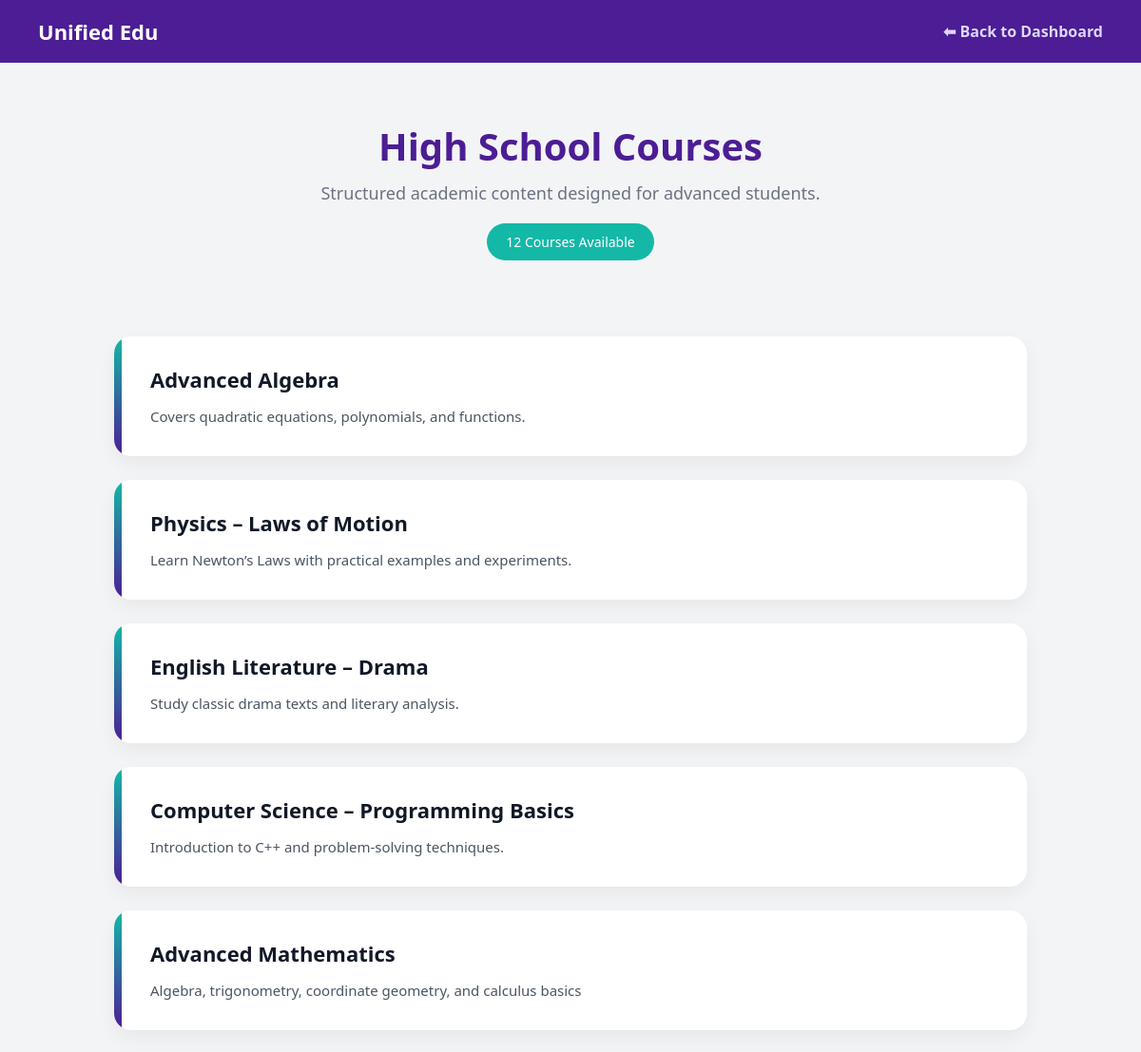
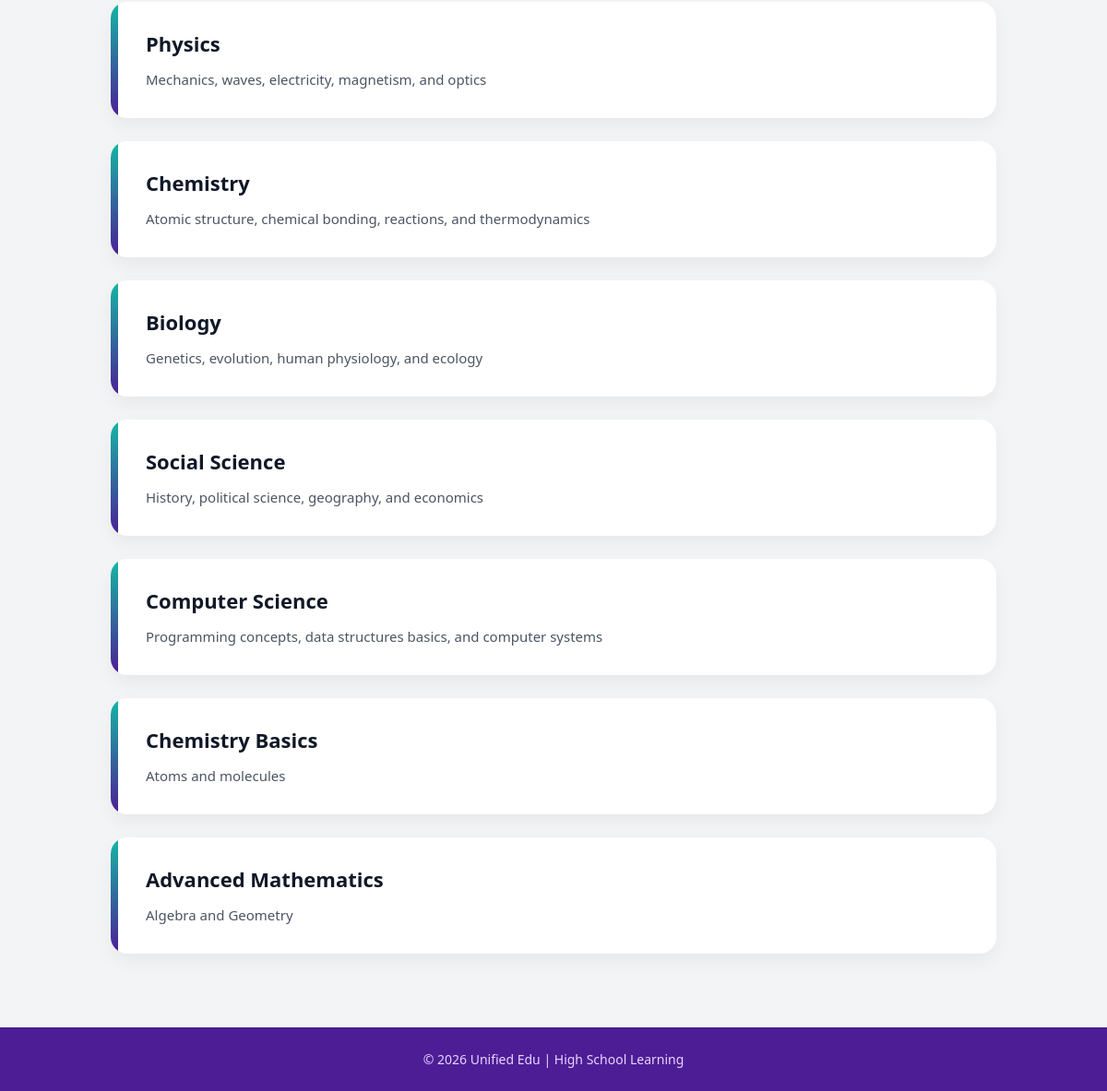
The page /public/courses/highschool_courses.php (signed in) on the database its author committed (2 pictures, top to bottom).
### tables this page shows
CREATE TABLE `courses` (
  `id` int(10) UNSIGNED NOT NULL,
  `title` varchar(150) NOT NULL,
  `category` varchar(100) DEFAULT NULL,
  `description` text DEFAULT NULL,
  `level` enum('kindergarten','primary','secondary','highschool','undergraduate','postgraduate') NOT NULL,
  `created_by` int(10) UNSIGNED NOT NULL,
  `status` enum('approved','pending','rejected') DEFAULT 'approved',
  `created_at` timestamp NOT NULL DEFAULT current_timestamp()
);

### public/courses/highschool_courses.php (the view, shortened to what this page needs)
<?php
require_once '../../config/db.php';
$stmt = $conn->prepare("
    SELECT id, title, description
    FROM courses
    WHERE level = 'highschool'
    AND status = 'approved'
    ORDER BY created_at DESC
");
$stmt->execute();
$result = $stmt->get_result();
$total_courses = $result->num_rows;
?>
<!DOCTYPE html>
<html>
<head>
</head>
<body>
<div class="navbar">
    <div class="logo">Unified Edu</div>
    <a href="../highschool.php">⬅ Back to Dashboard</a>
</div>
<div class="header">
    <h1>High School Courses</h1>
    <p>Structured academic content designed for advanced students.</p>
    <div class="count-box">
        <?php echo $total_courses; ?> Courses Available
    </div>
</div>
<div class="container">
<?php if($total_courses > 0): ?>
    <?php while($row = $result->fetch_assoc()): ?>
        <div class="course-card">
            <div class="course-accent"></div>
            <div class="course-content">
                <h3><?php echo htmlspecialchars($row['title']); ?></h3>
                <p>
                    <?php echo nl2br(htmlspecialchars($row['description'])); ?>
                </p>
            </div>
        </div>
    <?php endwhile; ?>
<?php else: ?>
    <div class="empty">
        <h2>No High School Courses Available Yet</h2>
    </div>
<?php endif; ?>
</div>
<div class="footer">
    © <?php echo date("Y"); ?> Unified Edu | High School Learning
</div>
</body>
</html>

### public/courses/highschool_courses.php (style rules this page uses)
* { margin:0; padding:0; box-sizing:border-box; }
body { font-family:'Segoe UI',sans-serif; background:#f3f4f6; color:#1f2937; }
.navbar { background:#4c1d95; color:white; padding:18px 40px; display:flex; justify-content:space-between; align-items:center; }
.navbar .logo { font-size:22px; font-weight:700; }
.navbar a { color:#ddd6fe; text-decoration:none; font-weight:600; }
.header { text-align:center; padding:60px 20px 40px; }
.header h1 { font-size:40px; color:#4c1d95; }
.header p { margin-top:10px; font-size:18px; color:#6b7280; }
.count-box { margin-top:20px; display:inline-block; padding:10px 20px; background:#14b8a6; color:white; border-radius:25px; font-size:14px; }
.container { max-width:1000px; margin:40px auto 80px; padding:0 20px; }
.course-card { display:flex; background:white; border-radius:18px; margin-bottom:25px; box-shadow:0 8px 20px rgba(0,0,0,0.05); overflow:hidden; transition:0.3s; }
.course-accent { width:8px; background:linear-gradient(180deg,#14b8a6,#4c1d95); }
.course-content { padding:30px; flex:1; }
.course-content h3 { font-size:22px; color:#111827; margin-bottom:12px; }
.course-content p { font-size:15px; color:#4b5563; line-height:1.6; }
.footer { background:#4c1d95; color:#e9d5ff; text-align:center; padding:25px; font-size:14px; }

### rows shown on the page
courses: title "Advanced Algebra", description "Covers quadratic equations, polynomials, and functions."
courses: title "Physics – Laws of Motion", description "Learn Newton’s Laws with practical examples and experiments."
courses: title "English Literature – Drama", description "Study classic drama texts and literary analysis."
courses: title "Computer Science – Programming Basics", description "Introduction to C++ and problem-solving techniques."
courses: title "Advanced Mathematics", description "Algebra, trigonometry, coordinate geometry, and calculus basics"
courses: title "Physics", description "Mechanics, waves, electricity, magnetism, and optics"
courses: title "Chemistry", description "Atomic structure, chemical bonding, reactions, and thermodynamics"
courses: title "Biology", description "Genetics, evolution, human physiology, and ecology"
courses: title "Social Science", description "History, political science, geography, and economics"
courses: title "Computer Science", description "Programming concepts, data structures basics, and computer systems"
courses: title "Chemistry Basics", description "Atoms and molecules"
courses: title "Advanced Mathematics", description "Algebra and Geometry"

### other values the page prints
$total_courses "12"
